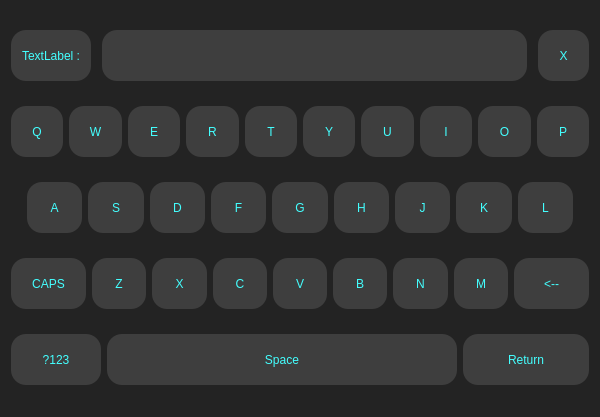
<?xml version="1.0" encoding="UTF-8"?>
<ui version="4.0">
 <class>Form</class>
 <widget class="QWidget" name="Form">
  <property name="geometry">
   <rect>
    <x>0</x>
    <y>0</y>
    <width>600</width>
    <height>417</height>
   </rect>
  </property>
  <property name="windowTitle">
   <string>Form</string>
  </property>
  <property name="styleSheet">
   <string notr="true">background-color: rgb(35, 35, 35);
border-radius:15px;
</string>
  </property>
  <layout class="QVBoxLayout" name="verticalLayout">
   <item>
    <layout class="QHBoxLayout" name="horizontalLayout">
     <property name="spacing">
      <number>11</number>
     </property>
     <property name="sizeConstraint">
      <enum>QLayout::SetDefaultConstraint</enum>
     </property>
     <item>
      <widget class="QLabel" name="kb_lb">
       <property name="sizePolicy">
        <sizepolicy hsizetype="Minimum" vsizetype="Minimum">
         <horstretch>0</horstretch>
         <verstretch>0</verstretch>
        </sizepolicy>
       </property>
       <property name="minimumSize">
        <size>
         <width>80</width>
         <height>51</height>
        </size>
       </property>
       <property name="maximumSize">
        <size>
         <width>80</width>
         <height>51</height>
        </size>
       </property>
       <property name="styleSheet">
        <string notr="true">color: rgb(67, 255, 255);
background-color: rgb(62, 62, 62);

</string>
       </property>
       <property name="text">
        <string>TextLabel :</string>
       </property>
       <property name="alignment">
        <set>Qt::AlignCenter</set>
       </property>
      </widget>
     </item>
     <item>
      <widget class="QLineEdit" name="kbip">
       <property name="sizePolicy">
        <sizepolicy hsizetype="Minimum" vsizetype="Minimum">
         <horstretch>0</horstretch>
         <verstretch>0</verstretch>
        </sizepolicy>
       </property>
       <property name="minimumSize">
        <size>
         <width>280</width>
         <height>0</height>
        </size>
       </property>
       <property name="maximumSize">
        <size>
         <width>16777215</width>
         <height>51</height>
        </size>
       </property>
       <property name="styleSheet">
        <string notr="true">color: rgb(67, 255, 255);
background-color: rgb(62, 62, 62);

</string>
       </property>
      </widget>
     </item>
     <item>
      <widget class="QPushButton" name="clr_bt">
       <property name="sizePolicy">
        <sizepolicy hsizetype="Minimum" vsizetype="Minimum">
         <horstretch>0</horstretch>
         <verstretch>0</verstretch>
        </sizepolicy>
       </property>
       <property name="maximumSize">
        <size>
         <width>51</width>
         <height>51</height>
        </size>
       </property>
       <property name="styleSheet">
        <string notr="true">color: rgb(67, 255, 255);
background-color: rgb(62, 62, 62);

</string>
       </property>
       <property name="text">
        <string>X</string>
       </property>
      </widget>
     </item>
    </layout>
   </item>
   <item>
    <layout class="QHBoxLayout" name="horizontalLayout_2">
     <item>
      <widget class="QPushButton" name="q_bt">
       <property name="sizePolicy">
        <sizepolicy hsizetype="Minimum" vsizetype="Minimum">
         <horstretch>0</horstretch>
         <verstretch>0</verstretch>
        </sizepolicy>
       </property>
       <property name="maximumSize">
        <size>
         <width>16777215</width>
         <height>51</height>
        </size>
       </property>
       <property name="styleSheet">
        <string notr="true">color: rgb(67, 255, 255);
background-color: rgb(62, 62, 62);

</string>
       </property>
       <property name="text">
        <string>Q</string>
       </property>
      </widget>
     </item>
     <item>
      <widget class="QPushButton" name="w_bt">
       <property name="sizePolicy">
        <sizepolicy hsizetype="Minimum" vsizetype="Minimum">
         <horstretch>0</horstretch>
         <verstretch>0</verstretch>
        </sizepolicy>
       </property>
       <property name="maximumSize">
        <size>
         <width>16777215</width>
         <height>51</height>
        </size>
       </property>
       <property name="styleSheet">
        <string notr="true">color: rgb(67, 255, 255);
background-color: rgb(62, 62, 62);

</string>
       </property>
       <property name="text">
        <string>W</string>
       </property>
      </widget>
     </item>
     <item>
      <widget class="QPushButton" name="e_bt">
       <property name="sizePolicy">
        <sizepolicy hsizetype="Minimum" vsizetype="Minimum">
         <horstretch>0</horstretch>
         <verstretch>0</verstretch>
        </sizepolicy>
       </property>
       <property name="maximumSize">
        <size>
         <width>16777215</width>
         <height>51</height>
        </size>
       </property>
       <property name="styleSheet">
        <string notr="true">color: rgb(67, 255, 255);
background-color: rgb(62, 62, 62);

</string>
       </property>
       <property name="text">
        <string>E</string>
       </property>
      </widget>
     </item>
     <item>
      <widget class="QPushButton" name="r_bt">
       <property name="sizePolicy">
        <sizepolicy hsizetype="Minimum" vsizetype="Minimum">
         <horstretch>0</horstretch>
         <verstretch>0</verstretch>
        </sizepolicy>
       </property>
       <property name="maximumSize">
        <size>
         <width>16777215</width>
         <height>51</height>
        </size>
       </property>
       <property name="styleSheet">
        <string notr="true">color: rgb(67, 255, 255);
background-color: rgb(62, 62, 62);

</string>
       </property>
       <property name="text">
        <string>R</string>
       </property>
      </widget>
     </item>
     <item>
      <widget class="QPushButton" name="t_bt">
       <property name="sizePolicy">
        <sizepolicy hsizetype="Minimum" vsizetype="Minimum">
         <horstretch>0</horstretch>
         <verstretch>0</verstretch>
        </sizepolicy>
       </property>
       <property name="maximumSize">
        <size>
         <width>16777215</width>
         <height>51</height>
        </size>
       </property>
       <property name="styleSheet">
        <string notr="true">color: rgb(67, 255, 255);
background-color: rgb(62, 62, 62);

</string>
       </property>
       <property name="text">
        <string>T</string>
       </property>
      </widget>
     </item>
     <item>
      <widget class="QPushButton" name="y_bt">
       <property name="sizePolicy">
        <sizepolicy hsizetype="Minimum" vsizetype="Minimum">
         <horstretch>0</horstretch>
         <verstretch>0</verstretch>
        </sizepolicy>
       </property>
       <property name="maximumSize">
        <size>
         <width>16777215</width>
         <height>51</height>
        </size>
       </property>
       <property name="styleSheet">
        <string notr="true">color: rgb(67, 255, 255);
background-color: rgb(62, 62, 62);

</string>
       </property>
       <property name="text">
        <string>Y</string>
       </property>
      </widget>
     </item>
     <item>
      <widget class="QPushButton" name="u_bt">
       <property name="sizePolicy">
        <sizepolicy hsizetype="Minimum" vsizetype="Minimum">
         <horstretch>0</horstretch>
         <verstretch>0</verstretch>
        </sizepolicy>
       </property>
       <property name="maximumSize">
        <size>
         <width>16777215</width>
         <height>51</height>
        </size>
       </property>
       <property name="styleSheet">
        <string notr="true">color: rgb(67, 255, 255);
background-color: rgb(62, 62, 62);

</string>
       </property>
       <property name="text">
        <string>U</string>
       </property>
      </widget>
     </item>
     <item>
      <widget class="QPushButton" name="i_bt">
       <property name="sizePolicy">
        <sizepolicy hsizetype="Minimum" vsizetype="Minimum">
         <horstretch>0</horstretch>
         <verstretch>0</verstretch>
        </sizepolicy>
       </property>
       <property name="maximumSize">
        <size>
         <width>16777215</width>
         <height>51</height>
        </size>
       </property>
       <property name="styleSheet">
        <string notr="true">color: rgb(67, 255, 255);
background-color: rgb(62, 62, 62);

</string>
       </property>
       <property name="text">
        <string>I</string>
       </property>
      </widget>
     </item>
     <item>
      <widget class="QPushButton" name="o_bt">
       <property name="sizePolicy">
        <sizepolicy hsizetype="Minimum" vsizetype="Minimum">
         <horstretch>0</horstretch>
         <verstretch>0</verstretch>
        </sizepolicy>
       </property>
       <property name="maximumSize">
        <size>
         <width>16777215</width>
         <height>51</height>
        </size>
       </property>
       <property name="styleSheet">
        <string notr="true">color: rgb(67, 255, 255);
background-color: rgb(62, 62, 62);

</string>
       </property>
       <property name="text">
        <string>O</string>
       </property>
      </widget>
     </item>
     <item>
      <widget class="QPushButton" name="p_bt">
       <property name="sizePolicy">
        <sizepolicy hsizetype="Minimum" vsizetype="Minimum">
         <horstretch>0</horstretch>
         <verstretch>0</verstretch>
        </sizepolicy>
       </property>
       <property name="maximumSize">
        <size>
         <width>16777215</width>
         <height>51</height>
        </size>
       </property>
       <property name="styleSheet">
        <string notr="true">color: rgb(67, 255, 255);
background-color: rgb(62, 62, 62);

</string>
       </property>
       <property name="text">
        <string>P</string>
       </property>
      </widget>
     </item>
    </layout>
   </item>
   <item>
    <layout class="QHBoxLayout" name="horizontalLayout_3">
     <property name="leftMargin">
      <number>16</number>
     </property>
     <property name="rightMargin">
      <number>16</number>
     </property>
     <item>
      <widget class="QPushButton" name="a_bt">
       <property name="sizePolicy">
        <sizepolicy hsizetype="Minimum" vsizetype="Minimum">
         <horstretch>0</horstretch>
         <verstretch>0</verstretch>
        </sizepolicy>
       </property>
       <property name="maximumSize">
        <size>
         <width>16777215</width>
         <height>51</height>
        </size>
       </property>
       <property name="styleSheet">
        <string notr="true">color: rgb(67, 255, 255);
background-color: rgb(62, 62, 62);

</string>
       </property>
       <property name="text">
        <string>A</string>
       </property>
      </widget>
     </item>
     <item>
      <widget class="QPushButton" name="s_bt">
       <property name="sizePolicy">
        <sizepolicy hsizetype="Minimum" vsizetype="Minimum">
         <horstretch>0</horstretch>
         <verstretch>0</verstretch>
        </sizepolicy>
       </property>
       <property name="maximumSize">
        <size>
         <width>16777215</width>
         <height>51</height>
        </size>
       </property>
       <property name="styleSheet">
        <string notr="true">color: rgb(67, 255, 255);
background-color: rgb(62, 62, 62);

</string>
       </property>
       <property name="text">
        <string>S</string>
       </property>
      </widget>
     </item>
     <item>
      <widget class="QPushButton" name="d_bt">
       <property name="sizePolicy">
        <sizepolicy hsizetype="Minimum" vsizetype="Minimum">
         <horstretch>0</horstretch>
         <verstretch>0</verstretch>
        </sizepolicy>
       </property>
       <property name="maximumSize">
        <size>
         <width>16777215</width>
         <height>51</height>
        </size>
       </property>
       <property name="styleSheet">
        <string notr="true">color: rgb(67, 255, 255);
background-color: rgb(62, 62, 62);

</string>
       </property>
       <property name="text">
        <string>D</string>
       </property>
      </widget>
     </item>
     <item>
      <widget class="QPushButton" name="f_bt">
       <property name="sizePolicy">
        <sizepolicy hsizetype="Minimum" vsizetype="Minimum">
         <horstretch>0</horstretch>
         <verstretch>0</verstretch>
        </sizepolicy>
       </property>
       <property name="maximumSize">
        <size>
         <width>16777215</width>
         <height>51</height>
        </size>
       </property>
       <property name="styleSheet">
        <string notr="true">color: rgb(67, 255, 255);
background-color: rgb(62, 62, 62);

</string>
       </property>
       <property name="text">
        <string>F</string>
       </property>
      </widget>
     </item>
     <item>
      <widget class="QPushButton" name="g_bt">
       <property name="sizePolicy">
        <sizepolicy hsizetype="Minimum" vsizetype="Minimum">
         <horstretch>0</horstretch>
         <verstretch>0</verstretch>
        </sizepolicy>
       </property>
       <property name="maximumSize">
        <size>
         <width>16777215</width>
         <height>51</height>
        </size>
       </property>
       <property name="styleSheet">
        <string notr="true">color: rgb(67, 255, 255);
background-color: rgb(62, 62, 62);

</string>
       </property>
       <property name="text">
        <string>G</string>
       </property>
      </widget>
     </item>
     <item>
      <widget class="QPushButton" name="h_bt">
       <property name="sizePolicy">
        <sizepolicy hsizetype="Minimum" vsizetype="Minimum">
         <horstretch>0</horstretch>
         <verstretch>0</verstretch>
        </sizepolicy>
       </property>
       <property name="maximumSize">
        <size>
         <width>16777215</width>
         <height>51</height>
        </size>
       </property>
       <property name="styleSheet">
        <string notr="true">color: rgb(67, 255, 255);
background-color: rgb(62, 62, 62);

</string>
       </property>
       <property name="text">
        <string>H</string>
       </property>
      </widget>
     </item>
     <item>
      <widget class="QPushButton" name="j_bt">
       <property name="sizePolicy">
        <sizepolicy hsizetype="Minimum" vsizetype="Minimum">
         <horstretch>0</horstretch>
         <verstretch>0</verstretch>
        </sizepolicy>
       </property>
       <property name="maximumSize">
        <size>
         <width>16777215</width>
         <height>51</height>
        </size>
       </property>
       <property name="styleSheet">
        <string notr="true">color: rgb(67, 255, 255);
background-color: rgb(62, 62, 62);

</string>
       </property>
       <property name="text">
        <string>J</string>
       </property>
      </widget>
     </item>
     <item>
      <widget class="QPushButton" name="k_bt">
       <property name="sizePolicy">
        <sizepolicy hsizetype="Minimum" vsizetype="Minimum">
         <horstretch>0</horstretch>
         <verstretch>0</verstretch>
        </sizepolicy>
       </property>
       <property name="maximumSize">
        <size>
         <width>16777215</width>
         <height>51</height>
        </size>
       </property>
       <property name="styleSheet">
        <string notr="true">color: rgb(67, 255, 255);
background-color: rgb(62, 62, 62);

</string>
       </property>
       <property name="text">
        <string>K</string>
       </property>
      </widget>
     </item>
     <item>
      <widget class="QPushButton" name="l_bt">
       <property name="sizePolicy">
        <sizepolicy hsizetype="Minimum" vsizetype="Minimum">
         <horstretch>0</horstretch>
         <verstretch>0</verstretch>
        </sizepolicy>
       </property>
       <property name="maximumSize">
        <size>
         <width>16777215</width>
         <height>51</height>
        </size>
       </property>
       <property name="styleSheet">
        <string notr="true">color: rgb(67, 255, 255);
background-color: rgb(62, 62, 62);

</string>
       </property>
       <property name="text">
        <string>L</string>
       </property>
      </widget>
     </item>
    </layout>
   </item>
   <item>
    <layout class="QHBoxLayout" name="horizontalLayout_4">
     <item>
      <widget class="QPushButton" name="caps_bt">
       <property name="sizePolicy">
        <sizepolicy hsizetype="Minimum" vsizetype="Minimum">
         <horstretch>0</horstretch>
         <verstretch>0</verstretch>
        </sizepolicy>
       </property>
       <property name="minimumSize">
        <size>
         <width>75</width>
         <height>0</height>
        </size>
       </property>
       <property name="maximumSize">
        <size>
         <width>16777215</width>
         <height>51</height>
        </size>
       </property>
       <property name="styleSheet">
        <string notr="true">color: rgb(67, 255, 255);
background-color: rgb(62, 62, 62);

</string>
       </property>
       <property name="text">
        <string>CAPS</string>
       </property>
      </widget>
     </item>
     <item>
      <widget class="QPushButton" name="z_bt">
       <property name="sizePolicy">
        <sizepolicy hsizetype="Minimum" vsizetype="Minimum">
         <horstretch>0</horstretch>
         <verstretch>0</verstretch>
        </sizepolicy>
       </property>
       <property name="maximumSize">
        <size>
         <width>16777215</width>
         <height>51</height>
        </size>
       </property>
       <property name="styleSheet">
        <string notr="true">color: rgb(67, 255, 255);
background-color: rgb(62, 62, 62);

</string>
       </property>
       <property name="text">
        <string>Z</string>
       </property>
      </widget>
     </item>
     <item>
      <widget class="QPushButton" name="x_bt">
       <property name="sizePolicy">
        <sizepolicy hsizetype="Minimum" vsizetype="Minimum">
         <horstretch>0</horstretch>
         <verstretch>0</verstretch>
        </sizepolicy>
       </property>
       <property name="maximumSize">
        <size>
         <width>16777215</width>
         <height>51</height>
        </size>
       </property>
       <property name="styleSheet">
        <string notr="true">color: rgb(67, 255, 255);
background-color: rgb(62, 62, 62);

</string>
       </property>
       <property name="text">
        <string>X</string>
       </property>
      </widget>
     </item>
     <item>
      <widget class="QPushButton" name="c_bt">
       <property name="sizePolicy">
        <sizepolicy hsizetype="Minimum" vsizetype="Minimum">
         <horstretch>0</horstretch>
         <verstretch>0</verstretch>
        </sizepolicy>
       </property>
       <property name="maximumSize">
        <size>
         <width>16777215</width>
         <height>51</height>
        </size>
       </property>
       <property name="styleSheet">
        <string notr="true">color: rgb(67, 255, 255);
background-color: rgb(62, 62, 62);

</string>
       </property>
       <property name="text">
        <string>C</string>
       </property>
      </widget>
     </item>
     <item>
      <widget class="QPushButton" name="v_bt">
       <property name="sizePolicy">
        <sizepolicy hsizetype="Minimum" vsizetype="Minimum">
         <horstretch>0</horstretch>
         <verstretch>0</verstretch>
        </sizepolicy>
       </property>
       <property name="maximumSize">
        <size>
         <width>16777215</width>
         <height>51</height>
        </size>
       </property>
       <property name="styleSheet">
        <string notr="true">color: rgb(67, 255, 255);
background-color: rgb(62, 62, 62);

</string>
       </property>
       <property name="text">
        <string>V</string>
       </property>
      </widget>
     </item>
     <item>
      <widget class="QPushButton" name="b_bt">
       <property name="sizePolicy">
        <sizepolicy hsizetype="Minimum" vsizetype="Minimum">
         <horstretch>0</horstretch>
         <verstretch>0</verstretch>
        </sizepolicy>
       </property>
       <property name="maximumSize">
        <size>
         <width>16777215</width>
         <height>51</height>
        </size>
       </property>
       <property name="styleSheet">
        <string notr="true">color: rgb(67, 255, 255);
background-color: rgb(62, 62, 62);

</string>
       </property>
       <property name="text">
        <string>B</string>
       </property>
      </widget>
     </item>
     <item>
      <widget class="QPushButton" name="n_bt">
       <property name="sizePolicy">
        <sizepolicy hsizetype="Minimum" vsizetype="Minimum">
         <horstretch>0</horstretch>
         <verstretch>0</verstretch>
        </sizepolicy>
       </property>
       <property name="maximumSize">
        <size>
         <width>16777215</width>
         <height>51</height>
        </size>
       </property>
       <property name="styleSheet">
        <string notr="true">color: rgb(67, 255, 255);
background-color: rgb(62, 62, 62);

</string>
       </property>
       <property name="text">
        <string>N</string>
       </property>
      </widget>
     </item>
     <item>
      <widget class="QPushButton" name="m_bt">
       <property name="sizePolicy">
        <sizepolicy hsizetype="Minimum" vsizetype="Minimum">
         <horstretch>0</horstretch>
         <verstretch>0</verstretch>
        </sizepolicy>
       </property>
       <property name="maximumSize">
        <size>
         <width>16777215</width>
         <height>51</height>
        </size>
       </property>
       <property name="styleSheet">
        <string notr="true">color: rgb(67, 255, 255);
background-color: rgb(62, 62, 62);

</string>
       </property>
       <property name="text">
        <string>M</string>
       </property>
      </widget>
     </item>
     <item>
      <widget class="QPushButton" name="bckspc_bt">
       <property name="sizePolicy">
        <sizepolicy hsizetype="Minimum" vsizetype="Minimum">
         <horstretch>0</horstretch>
         <verstretch>0</verstretch>
        </sizepolicy>
       </property>
       <property name="minimumSize">
        <size>
         <width>75</width>
         <height>0</height>
        </size>
       </property>
       <property name="maximumSize">
        <size>
         <width>16777215</width>
         <height>51</height>
        </size>
       </property>
       <property name="styleSheet">
        <string notr="true">color: rgb(67, 255, 255);
background-color: rgb(62, 62, 62);

</string>
       </property>
       <property name="text">
        <string>&lt;--</string>
       </property>
      </widget>
     </item>
    </layout>
   </item>
   <item>
    <layout class="QHBoxLayout" name="horizontalLayout_5">
     <item>
      <widget class="QPushButton" name="ns_bt">
       <property name="sizePolicy">
        <sizepolicy hsizetype="Minimum" vsizetype="Minimum">
         <horstretch>0</horstretch>
         <verstretch>0</verstretch>
        </sizepolicy>
       </property>
       <property name="maximumSize">
        <size>
         <width>90</width>
         <height>51</height>
        </size>
       </property>
       <property name="styleSheet">
        <string notr="true">color: rgb(67, 255, 255);
background-color: rgb(62, 62, 62);

</string>
       </property>
       <property name="text">
        <string>?123</string>
       </property>
      </widget>
     </item>
     <item>
      <widget class="QPushButton" name="spc_bt">
       <property name="sizePolicy">
        <sizepolicy hsizetype="Minimum" vsizetype="Minimum">
         <horstretch>0</horstretch>
         <verstretch>0</verstretch>
        </sizepolicy>
       </property>
       <property name="minimumSize">
        <size>
         <width>350</width>
         <height>0</height>
        </size>
       </property>
       <property name="maximumSize">
        <size>
         <width>200</width>
         <height>51</height>
        </size>
       </property>
       <property name="styleSheet">
        <string notr="true">color: rgb(67, 255, 255);
background-color: rgb(62, 62, 62);

</string>
       </property>
       <property name="text">
        <string>Space</string>
       </property>
      </widget>
     </item>
     <item>
      <widget class="QPushButton" name="return_bt">
       <property name="sizePolicy">
        <sizepolicy hsizetype="Minimum" vsizetype="Minimum">
         <horstretch>0</horstretch>
         <verstretch>0</verstretch>
        </sizepolicy>
       </property>
       <property name="maximumSize">
        <size>
         <width>16777215</width>
         <height>51</height>
        </size>
       </property>
       <property name="styleSheet">
        <string notr="true">color: rgb(67, 255, 255);
background-color: rgb(62, 62, 62);

</string>
       </property>
       <property name="text">
        <string>Return</string>
       </property>
      </widget>
     </item>
    </layout>
   </item>
  </layout>
 </widget>
 <resources/>
 <connections/>
</ui>
